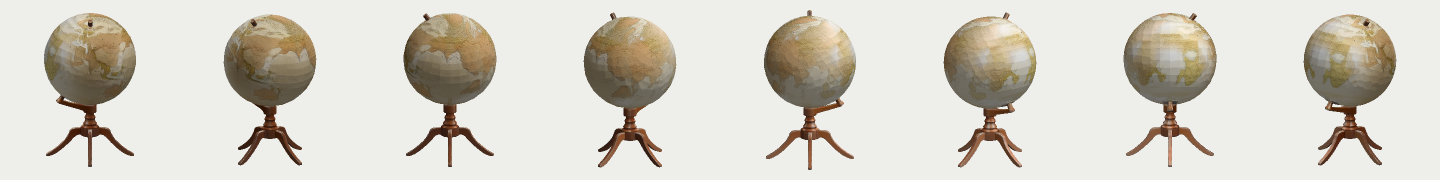
#> input picture python/tests/question-judge-cases/globe-on-a-wooden-stand.webp, 2880 x 360 px (shown at 1/2 size)
$ python -i judge_lettering.py   (imports and definitions only)
#> lines starting #> are read from the running program, lines starting #| are printed output that depends on the picture; after the words box and inside, x2 and y2 are one past the last pixel; in counts of white or black regions, pixels touching at a corner belong together
### python/model_maker/lettering.py
"""The picture check "no painted lettering": letters, a logo or a signature painted on the object.

The picture model sometimes paints letters on a thing nobody asked to carry any: release 1's unseen run passed "an
iron anvil" with three lines of made-up words on its side, and they went on into its views and its paint. The picture
words say "no text, no signature", but the picture model's first text encoder (CLIP) reads only 77 tokens and cuts
them off (docs/setup.md, "Warnings you can ignore"). So each try's cut-out is read, and a try with letters is not
chosen (another try is, or another round is painted).

The reader is tesseract (Apache-2.0), version 5 or newer with its English data, an optical character recogniser, run as
its own program (`tesseract`, found on the PATH). It is probed once (`reader`): its version, and its English data. It
is optional: without it, or with one that cannot be used (version 4, which has no Sauvola threshold and would read
every region with Otsu's alone; no English data; a reading that fails or takes too long), the check says "not judged"
and why, and is shown, not counted; it never passes unread, and the job says it was not read (`lettering_judged`).
A run that must read every picture (the measured run, `--require-lettering`) does not make a job without the reader,
and counts a try it could not read as failed.

The region round the cut-out is read in grey, the backdrop made white, stretched to its full contrast, at twice its
size, as painted and inverted (letters cut light into dark iron, and dark on light wood), each with one threshold for
the whole region and with one set from the light round each pixel, in tesseract's sparse-text mode, which looks for
words anywhere rather than for a page.

Grain, stone joints, rivets and hoops are read as short scraps ("iit", "Wil", "SSS") at middling confidence. A word
counts only when it is read with a confidence of at least `LEAST_CONFIDENCE`, has at least `LEAST_LETTERS` letters
and `LEAST_WORD_CHARACTERS` letters and digits, is nearly all letters and digits once the punctuation round it is
trimmed, and is at least `LEAST_WORD_HEIGHT` of the picture's side tall. The picture has lettering when its counted
words hold more than `MOST_CHARACTERS` letters and digits between them. The limits were set on the trials' tries,
labelled by eye (docs/history/lettering.md; tools/trial/lettering-cases.toml), so that no try a trial
rightly chose is refused, and no try without lettering.

The words can ask for lettering ("a sign that says OPEN", "a book with a title on its cover": words.lettering_asked):
then the letters are read and listed, and the check passes.
"""

import io
import os
import re
import shutil
import subprocess
from dataclasses import dataclass

import numpy as np
from PIL import Image

from .picture_checks import Check

NAME = "no painted lettering"
TESSERACT = "tesseract"
NOT_JUDGED = "not judged"
NOT_INSTALLED = f"{NOT_JUDGED} (tesseract is not installed)"
# Sauvola's threshold (`thresholding_method`) came with tesseract 5: version 4 takes the option without it, says "Could
# not set option" on its errors, and reads with Otsu's alone.
LEAST_VERSION = 5
UNSET_OPTION = "Could not set option"
ENGLISH = "eng"
# The probe's two short runs (--version, --list-langs) are given at most this long.
PROBE_SECONDS = 20
# The region read: the cut-out's bounding box and this many pixels round it.
CROP_PAD = 6
# Tesseract reads letters best some 20 to 60 pixels tall, and a painted word is often 10 to 20: the region is read at
# twice its size.
READ_SCALE = 2.0
# Tesseract's page segmentation mode 11: sparse text, as many words as it can find, in no particular order.
SPARSE_TEXT = "11"
# Tesseract's ways of telling ink from ground: Otsu's one threshold for the whole region, and Sauvola's, set from the
# light round each pixel (grey letters on a black blade beside a pale handle are lost to one threshold).
OTSU, SAUVOLA = "0", "2"
# The readings of each region: (which way round, how ink is told from ground, at what scale), each way round with each
# threshold. Measured and left out: the same four at half size, for letters over 60 pixels tall (a sign's): on the
# labelled tries they found more only of signs whose words asked for their letters ("OPEN").
READINGS = tuple((way, thresholding, READ_SCALE) for thresholding in (OTSU, SAUVOLA)
                 for way in ("as painted", "inverted"))
# Each reading is given at most this long (a 1024-pixel picture's region reads in well under a second).
READ_SECONDS = 60
# A word counts (see the module's words): its confidence (0-100), letters, letters and digits, and height as a share
# of the picture's side (8 pixels of 1024).
LEAST_CONFIDENCE = 70
LEAST_LETTERS = 2
LEAST_WORD_CHARACTERS = 3
LEAST_SIGN_SHARE = 0.8
LEAST_WORD_HEIGHT = 8 / 1024
# The counted words of a picture hold at most this many letters and digits between them; more is lettering.
MOST_CHARACTERS = 4
# Two readings of one word (as painted and inverted) overlap at least this much (intersection over union).
SAME_WORD_OVERLAP = 0.5
TRIMMED = ".,;:'\"`‘’“”!?()[]{}<>|_-—–~*"


@dataclass
class Word:
    text: str
    confidence: float
    left: float
    top: float
    width: float
    height: float
    way: str  # the reading it came from (`reading_name`)

    @property
    def trimmed(self):
        return self.text.strip(TRIMMED)

    def as_dict(self):
        return {"text": self.text, "confidence": round(self.confidence, 1), "box": [round(self.left, 1),
                round(self.top, 1), round(self.width, 1), round(self.height, 1)], "way": self.way}


@dataclass(frozen=True)
class Reader:
    """What the probe found: whether tesseract can read for the check, its version ("5.5.0"; None when it gave none),
    and why it cannot ("" when it can)."""

    usable: bool
    version: str = None
    why: str = ""


class ReadingFailed(Exception):
    """A reading tesseract did not finish as asked: it exited with an error, or did not take an option."""


# The probe's answer per tesseract, PATH and TESSDATA_PREFIX: probed once, not for every try.
_READERS = {}


# [6 lines left out: function reader, not called in this run]


def forget_reader():
    """The probe's answers forgotten (a test, or a process that installed tesseract since)."""
    _READERS.clear()


# [5 lines left out: function tool_run, not called in this run]


def last_line(text):
    lines = [line.strip() for line in text.splitlines() if line.strip()]
    return lines[-1][:200] if lines else "nothing said"


# [33 lines left out: functions probed, was_read, not called in this run]


def regions(rgb, mask):
    """The region round the cut-out, in grey, as painted and inverted: each with the backdrop white and its contrast
    stretched over the object's own greys (the 1st to the 99th percentile); and the region's top-left corner in the
    picture."""
    rows, cols = np.flatnonzero(mask.any(1)), np.flatnonzero(mask.any(0))
    top, bottom = max(rows[0] - CROP_PAD, 0), min(rows[-1] + CROP_PAD + 1, mask.shape[0])
    left, right = max(cols[0] - CROP_PAD, 0), min(cols[-1] + CROP_PAD + 1, mask.shape[1])
    grey = rgb[top:bottom, left:right, :3].astype(np.float64) @ [0.299, 0.587, 0.114]
    inside = mask[top:bottom, left:right]
    found = []
    for way, seen in (("as painted", grey), ("inverted", 255 - grey)):
        low, high = np.percentile(seen[inside], [1, 99])
        stretched = np.clip((seen - low) / max(high - low, 1.0) * 255, 0, 255)
        stretched[~inside] = 255
        found.append((way, Image.fromarray(stretched.astype(np.uint8))))
    return found, (left, top)


def read(image, thresholding=OTSU):
    """The words tesseract reads in a grey picture: [(text, confidence, left, top, width, height)] in its pixels.
    Raises ReadingFailed when tesseract exits with an error or does not take an option, and
    subprocess.TimeoutExpired after `READ_SECONDS`."""
    buffer = io.BytesIO()
    image.save(buffer, format="PNG")
    # One thread a reading: tesseract's own threads slow a short reading down.
    done = subprocess.run([TESSERACT, "stdin", "stdout", "--psm", SPARSE_TEXT, "-l", ENGLISH, "-c",
                           f"thresholding_method={thresholding}", "tsv"],
                          input=buffer.getvalue(), capture_output=True, timeout=READ_SECONDS,
                          env={**os.environ, "OMP_THREAD_LIMIT": "1"})
    errors = done.stderr.decode("utf-8", "replace")
    if done.returncode != 0:
        raise ReadingFailed(f"tesseract exited {done.returncode}: {last_line(errors)}")
    if UNSET_OPTION in errors:
        raise ReadingFailed(f"tesseract did not take thresholding_method={thresholding}: {last_line(errors)}")
    return words_of_tsv(done.stdout.decode("utf-8", "replace"))


# [32 lines left out: functions words_of_tsv, overlap, words_in, not called in this run]


def every_reading(rgb, mask, readings=READINGS):
    """Every word of every reading (`readings`) of the cut-out's region, in the picture's pixels."""
    found, (left, top) = regions(rgb, mask)
    words = []
    for way, image in found:
        for wanted_way, thresholding, scale in readings:
            if wanted_way != way:
                continue
            scaled = image.resize((max(round(image.width * scale), 1), max(round(image.height * scale), 1)),
                                  Image.LANCZOS)
            for text, confidence, x, y, width, height in read(scaled, thresholding):
                words.append(Word(text, confidence, x / scale + left, y / scale + top, width / scale, height / scale,
                                  reading_name(way, thresholding, scale)))
    return words


def reading_name(way, thresholding, scale):
    """A reading's name, as a word read in it records it: "as painted, Otsu, x2"."""
    return f"{way}, {'Sauvola' if thresholding == SAUVOLA else 'Otsu'}, x{scale:g}"


# [77 lines left out: functions same_word, once, counts, lettering_of, not_judged, lettering_check and 1 more, not called in this run]

### tools/trial/lettering_sheets.py
#!/usr/bin/env python3
"""Blind sheets for labelling painted lettering by eye: each picture cropped round its cut-out (its own proportions,
large enough to read small letters), shuffled, and shown under a random code only, twelve to a sheet. The key (code
to picture) is written apart, to be opened only once every label is written (as quality_sheets.py; docs/history/lettering.md).

    lettering_sheets.py OUT LIST [--seed N]

LIST holds one picture path a line (its cut-out beside it: <name>-mask.png, or a job's mask.png beside its
picture.png). Writes OUT/sheet-NN.png and OUT/key.json.
"""

import argparse
import json
import os
import random
import string

CELL = 440
PER_ROW = 3
PER_SHEET = 12
MARGIN = 0.06
LABEL_HEIGHT = 34


def mask_of(path):
    """A try's cut-out (<name>-mask.png), or a job's (mask.png beside its picture.png)."""
    beside = path[:-4] + "-mask.png"
    return beside if os.path.exists(beside) else os.path.join(os.path.dirname(path), "mask.png")


# [56 lines left out: functions region, main, not called in this run]


# [2 lines that do not run on import are left out]

### tools/trial/judge_lettering.py
#!/usr/bin/env python3
"""The lettering check measured on picture tries (docs/history/lettering.md).

    judge_lettering.py read LIST OUT.jsonl [--workers N]   every word tesseract reads in each picture's cut-out
    judge_lettering.py sum OUT.jsonl LABELS.json            what the check (lettering.py's limits) refuses and
                                                             passes, against labels by eye

LIST holds one picture path a line (its cut-out beside it: <name>-mask.png, or a job's mask.png beside its
picture.png). The reading is kept raw (every word,
whatever its confidence), so the limits can be weighed without reading again. LABELS maps a picture's path to
"letters", "none" or "unclear" (and, with "asked", to whether its prompt asks for lettering: {"label": ..,
"asked": ..}). `read` refuses to start without a usable tesseract (version 5 or newer, its English data), and each
record keeps the version that read it.
"""

import argparse
import json
import os
import sys
from concurrent.futures import ProcessPoolExecutor

HERE = os.path.dirname(os.path.abspath(__file__))
sys.path.insert(0, os.path.join(HERE, "..", "..", "python"))
sys.path.insert(0, HERE)


def read_one(path):
    import numpy as np
    from PIL import Image

    from model_maker import lettering

    picture = Image.open(path).convert("RGB")
#> picture is the input picture: PIL image 2880x360 RGB; mean R, G, B 213.8, 209.5, 200.2
    from lettering_sheets import mask_of

    mask = Image.open(mask_of(path)).convert("L")
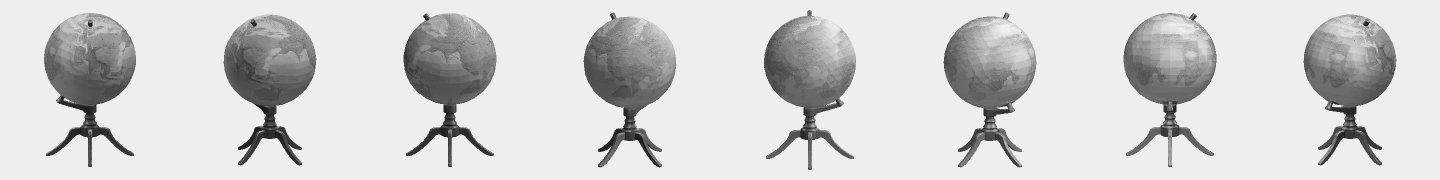
#> mask: PIL image 2880x360 L (shown at 1/2 size); min 0, max 245, mean 210.1
    if mask.size != picture.size:
        mask = mask.resize(picture.size, Image.NEAREST)
    mask = np.asarray(mask) > 127
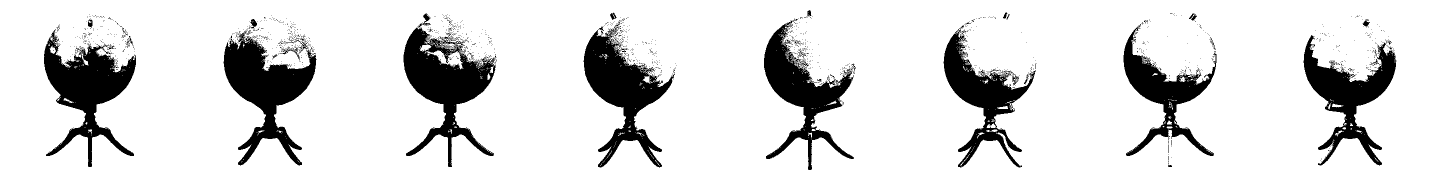
#> mask: shape (360, 2880) bool (shown at 1/2 size); 86% white; 1484 black regions (1444 under 20 px), largest, box (x1, y1, x2, y2) and area: (807, 46, 993, 334) 20324, (447, 61, 633, 331) 19950, (88, 58, 272, 334) 19195
    words = lettering.every_reading(np.asarray(picture), mask) if mask.any() else []
#> in regions, `rows, cols = np.flatnonzero(mask.any(1)), np.flatnonzero(mask.any(0))`: rows = 360 values from 0 to 359; cols = 2880 values from 0 to 2879
#> in regions, `top, bottom = max(rows[0] - CROP_PAD, 0), min(rows[-1] + CROP_PAD + 1,..`: top = 0; bottom = 360
#> in regions, `left, right = max(cols[0] - CROP_PAD, 0), min(cols[-1] + CROP_PAD + 1,..`: left = 0; right = 2880
#> the loop in regions, `for way, seen in (("as painted", grey), ("inverted", 255 - grey)):` made 2 passes
#> (way, low, high) on passes 1 to 2: ('as painted', 133, 237.5), ('inverted', 17.46, 122)
#> pass 1, in regions, `stretched = np.clip((seen - low) / max(high - low, 1.0) * 255, 0, 255)`:
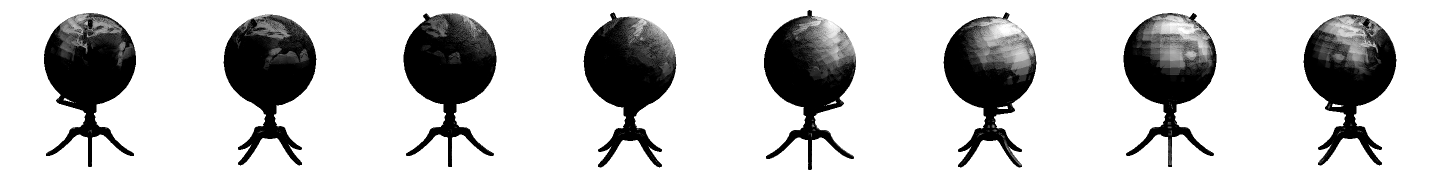
#> stretched: shape (360, 2880) float64 (shown at 1/2 size); min 0, max 255, mean 201.5
#> pass 2, in regions, `stretched = np.clip((seen - low) / max(high - low, 1.0) * 255, 0, 255)`:
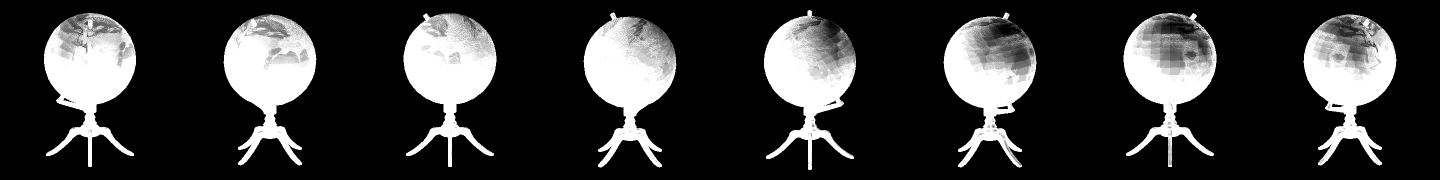
#> stretched: shape (360, 2880) float64 (shown at 1/2 size); min 0, max 255, mean 53.5
#> after the loop in regions, `for way, seen in (("as painted", grey), ("inverted", 255 - grey)):`: found = 2 items
#> in every_reading, `found, (left, top) = regions(rgb, mask)`: left = 0
#> the loop in every_reading, `for way, image in found:` made 1 pass
#> way on pass 1: 'as painted'
#> after the loop in every_reading, `for way, image in found:`: words = []
    return {"picture": path, "side": max(mask.shape), "words": [w.as_dict() for w in words],
            "tesseract": lettering.reader().version}


# [69 lines left out: functions read, words_of, verdict, summed, main, not called in this run]


# [2 lines not run here, left out]

#> (the run stopped early here; a loop or call above may not have finished)

$ run again, on python/tests/question-judge-cases/iron-birdcage.webp
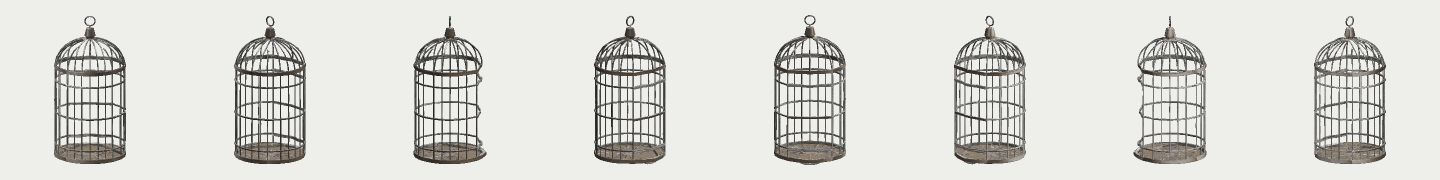
#> input picture python/tests/question-judge-cases/iron-birdcage.webp, 2880 x 360 px (shown at 1/2 size)
#> in read_one, picture is the input picture: PIL image 2880x360 RGB; mean R, G, B 218.9, 218.4, 214.3
#> in read_one, `mask = np.asarray(mask) > 127`:
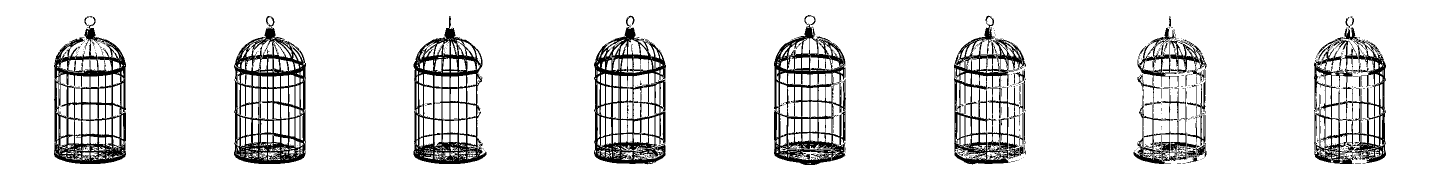
#> mask: shape (360, 2880) bool (shown at 1/2 size); 89.2% white; 508 black regions (475 under 20 px), largest, box (x1, y1, x2, y2) and area: (468, 55, 612, 328) 15761, (1188, 54, 1332, 329) 15216, (108, 32, 252, 328) 15027
#> rows = 360 values from 0 to 359; cols = 2880 values from 0 to 2879
#> in regions, `top, bottom = max(rows[0] - CROP_PAD, 0), min(rows[-1] + CROP_PAD + 1,..`: top = 0; bottom = 360
#> in regions, `left, right = max(cols[0] - CROP_PAD, 0), min(cols[-1] + CROP_PAD + 1,..`: left = 0; right = 2880
#> the loop in regions, `for way, seen in (("as painted", grey), ("inverted", 255 - grey)):` made 2 passes
#> (way, low, high) on passes 1 to 2: ('as painted', 135, 237.5), ('inverted', 17.46, 120)
#> pass 2, in regions, `stretched = np.clip((seen - low) / max(high - low, 1.0) * 255, 0, 255)`:
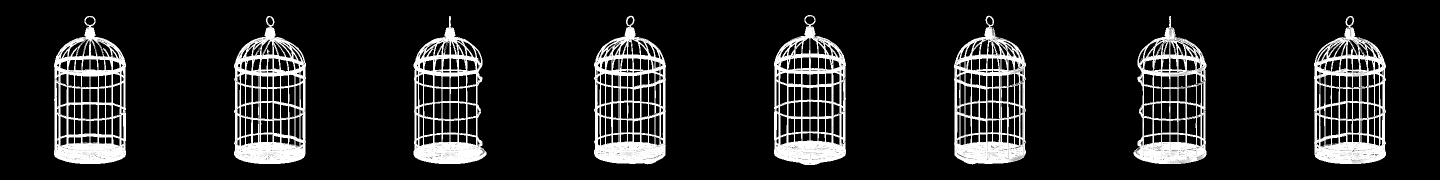
#> stretched: shape (360, 2880) float64 (shown at 1/2 size); min 0, max 255, mean 33.9
#> after the loop in regions, `for way, seen in (("as painted", grey), ("inverted", 255 - grey)):`: found = 2 items
#> in every_reading, `found, (left, top) = regions(rgb, mask)`: left = 0
#> the loop in every_reading, `for way, image in found:` made 1 pass
#> way on pass 1: 'as painted'
#> after the loop in every_reading, `for way, image in found:`: words = []

$ run again, on python/tests/question-judge-cases/old-iron-sword.webp
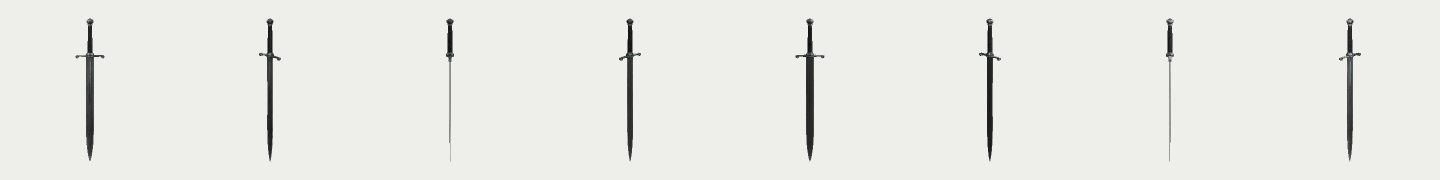
#> input picture python/tests/question-judge-cases/old-iron-sword.webp, 2880 x 360 px (shown at 1/2 size)
#> in read_one, picture is the input picture: PIL image 2880x360 RGB; mean R, G, B 233.9, 233.9, 230
#> in read_one, `mask = np.asarray(mask) > 127`:
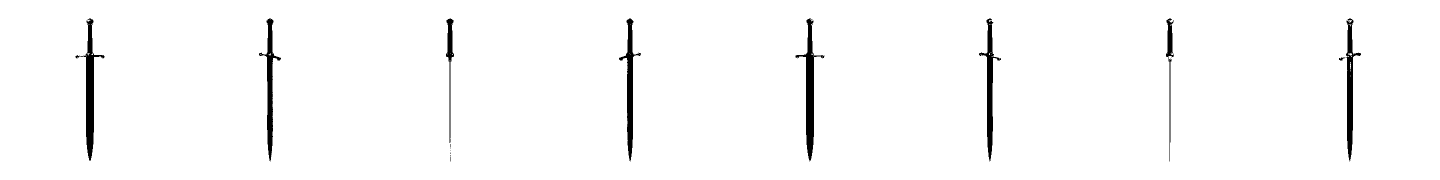
#> mask: shape (360, 2880) bool (shown at 1/2 size); 97.8% white; 19 black regions (10 under 20 px), largest, box (x1, y1, x2, y2) and area: (1591, 37, 1649, 323) 3953, (151, 37, 209, 322) 3913, (1238, 37, 1282, 323) 3142
#> rows = 360 values from 0 to 359; cols = 2880 values from 0 to 2879
#> in regions, `top, bottom = max(rows[0] - CROP_PAD, 0), min(rows[-1] + CROP_PAD + 1,..`: top = 0; bottom = 360
#> in regions, `left, right = max(cols[0] - CROP_PAD, 0), min(cols[-1] + CROP_PAD + 1,..`: left = 0; right = 2880
#> the loop in regions, `for way, seen in (("as painted", grey), ("inverted", 255 - grey)):` made 2 passes
#> (way, low, high) on passes 1 to 2: ('as painted', 237.5, 237.5), ('inverted', 17.46, 17.46)
#> pass 2, in regions, `stretched = np.clip((seen - low) / max(high - low, 1.0) * 255, 0, 255)`:
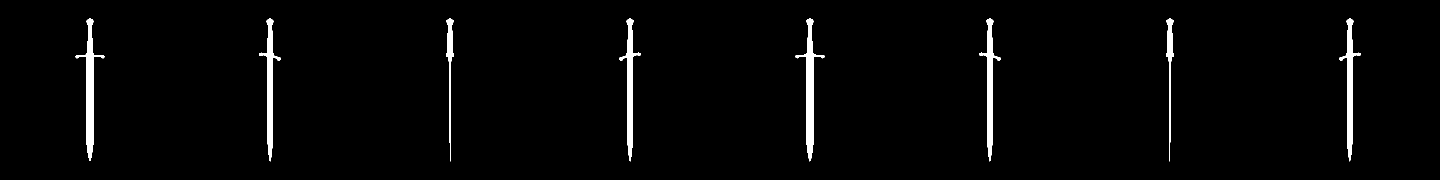
#> stretched: shape (360, 2880) float64 (shown at 1/2 size); 2.2% white; 8 white regions, largest, box (x1, y1, x2, y2) and area: (1591, 37, 1649, 323) 4009, (151, 37, 209, 322) 4002, (1238, 37, 1282, 323) 3216
#> after the loop in regions, `for way, seen in (("as painted", grey), ("inverted", 255 - grey)):`: found = 2 items
#> in every_reading, `found, (left, top) = regions(rgb, mask)`: left = 0
#> the loop in every_reading, `for way, image in found:` made 1 pass
#> way on pass 1: 'as painted'
#> after the loop in every_reading, `for way, image in found:`: words = []
